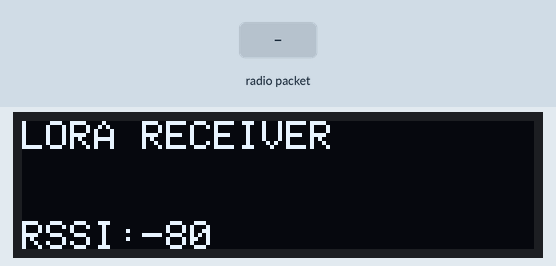
A sketch run on a simulated Teensy 4. On the bench: 128×32 one-colour display. The inputs (shaded band) are chosen by the test bench. No radio packets arrive unless stated; what the sketch prints to the serial monitor is not drawn.

Above: at 1.2 s.
1.3 s: radio packet "1" arrives
At 3.4 s:
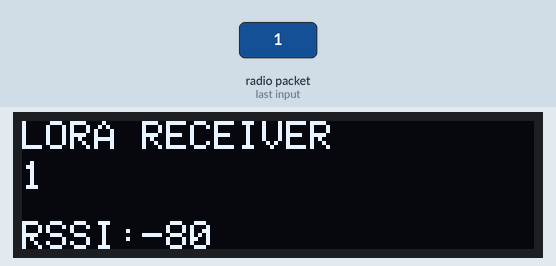
3.8 s: radio packet "0" arrives
At 5.1 s:
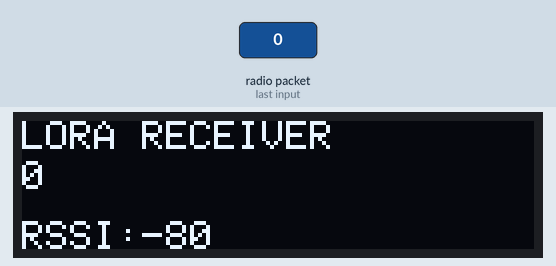
6.3 s: radio packet "2" arrives
At 8.0 s:
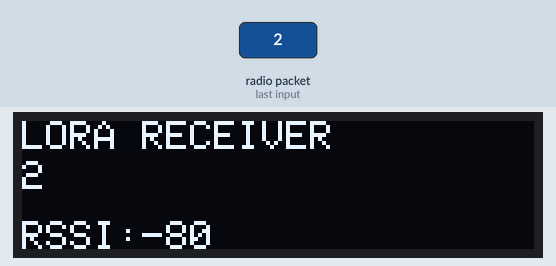
Timing chart, 0 to 9.5 s (numbered marks = the images above; inputs shaded):
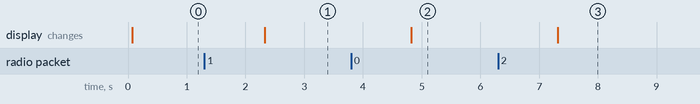

The sketch:

receiver_sht2.ino
```cpp
#include <SPI.h>
#include <LoRa.h> //https://github.com/sandeepmistry/arduino-LoRa

//Libraries for OLED Display
#include <Wire.h>
#include <Adafruit_GFX.h>
#include <Adafruit_SSD1306.h>

Adafruit_SSD1306 display = Adafruit_SSD1306(128, 32, &Wire);

String LoRaData;

// OLED FeatherWing buttons map to different pins depending on board:
#if defined(ESP8266)
  #define BUTTON_A  0
  #define BUTTON_B 16
  #define BUTTON_C  2
#elif defined(ESP32)
  #define BUTTON_A 15
  #define BUTTON_B 32
  #define BUTTON_C 14
#elif defined(ARDUINO_STM32_FEATHER)
  #define BUTTON_A PA15
  #define BUTTON_B PC7
  #define BUTTON_C PC5
#elif defined(TEENSYDUINO)
  #define BUTTON_A  4
  #define BUTTON_B  3
  #define BUTTON_C  8
#elif defined(ARDUINO_FEATHER52832)
  #define BUTTON_A 31
  #define BUTTON_B 30
  #define BUTTON_C 27
#else // 32u4, M0, M4, nrf52840 and 328p
  #define BUTTON_A  9
  #define BUTTON_B  6
  #define BUTTON_C  5
#endif


void setup() {
  Serial.begin(115200);
  Serial.println("LoRa Receiver");
  LoRa.setPins(18, 14, 26);
  if (!LoRa.begin(915E6)) {
    Serial.println("Starting LoRa failed!");
    while (1);
  }
  //initialize OLED
  Serial.println("OLED FeatherWing test");
  // SSD1306_SWITCHCAPVCC = generate display voltage from 3.3V internally
  display.begin(SSD1306_SWITCHCAPVCC, 0x3C); // Address 0x3C for 128x32

  display.clearDisplay();
  display.display();
  display.setTextSize(1);
  display.setTextColor(SSD1306_WHITE);
  display.setCursor(0,0);
  display.print("LORA RECEIVER ");

  Serial.println("LoRa Receiver Test");

}

void loop() {
  // try to parse packet
  int packetSize = LoRa.parsePacket();
//  if (packetSize) {
//    // received a packet
//    Serial.println("Received packet '");
//  }
    // read packet
    while (LoRa.available()) {
      LoRaData = LoRa.readString();
      Serial.println(LoRaData);
      Serial.print((char)LoRa.read());
    }

//     while (LoRa.available()) {
//      LoRaData = LoRa.readString(); // modification
//      Serial.println(LoRaData);
//    }

    // print RSSI of packet
    //Serial.print(" RSSI was: ");
    //Serial.println(LoRa.packetRssi());

      // Dsiplay information
    display.clearDisplay();
    display.setCursor(0,0);
    display.print("LORA RECEIVER");
    //display.setCursor(0,10);
    //display.print("Received packet:");
    display.setCursor(0,10);
    display.print(LoRaData);
    display.setCursor(0,25);
    display.print("RSSI:");
    display.setCursor(30,25);
    display.print(LoRa.packetRssi());
    display.display();
 }
```

Measured:
- after the input at 1.3 s, the display: changes after 1.0 s (image 1)
- after the input at 3.8 s, the display: changes after 1.0 s (image 2)
- after the input at 6.3 s, the display: changes after 1.0 s (image 3)
